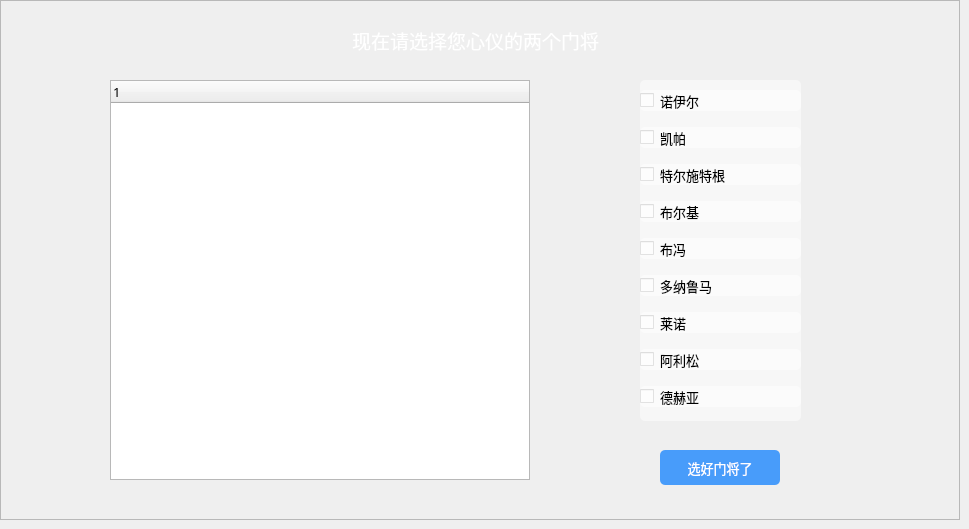
    <widget class="QWidget" name="chooseGoalKeeper">
     <widget class="QWidget" name="widget" native="true">
      <property name="geometry">
       <rect>
        <x>640</x>
        <y>80</y>
        <width>161</width>
        <height>341</height>
       </rect>
      </property>
      <property name="font">
       <font>
        <pointsize>10</pointsize>
       </font>
      </property>
      <property name="styleSheet">
       <string notr="true">background-color: rgba(255, 255, 255,0.5);
border-radius: 5px;</string>
      </property>
      <layout class="QVBoxLayout" name="verticalLayout_3">
       <item>
        <widget class="QCheckBox" name="checkBox_19">
         <property name="font">
          <font>
           <family>等线</family>
           <pointsize>10</pointsize>
          </font>
         </property>
         <property name="text">
          <string>诺伊尔</string>
         </property>
        </widget>
       </item>
       <item>
        <widget class="QCheckBox" name="checkBox_20">
         <property name="font">
          <font>
           <family>等线</family>
           <pointsize>10</pointsize>
          </font>
         </property>
         <property name="text">
          <string>凯帕</string>
         </property>
        </widget>
       </item>
       <item>
        <widget class="QCheckBox" name="checkBox_21">
         <property name="font">
          <font>
           <family>等线</family>
           <pointsize>10</pointsize>
          </font>
         </property>
         <property name="text">
          <string>特尔施特根</string>
         </property>
        </widget>
       </item>
       <item>
        <widget class="QCheckBox" name="checkBox_22">
         <property name="font">
          <font>
           <family>等线</family>
           <pointsize>10</pointsize>
          </font>
         </property>
         <property name="text">
          <string>布尔基</string>
         </property>
        </widget>
       </item>
       <item>
        <widget class="QCheckBox" name="checkBox_23">
         <property name="font">
          <font>
           <family>等线</family>
           <pointsize>10</pointsize>
          </font>
         </property>
         <property name="text">
          <string>布冯</string>
         </property>
        </widget>
       </item>
       <item>
        <widget class="QCheckBox" name="checkBox_24">
         <property name="font">
          <font>
           <family>等线</family>
           <pointsize>10</pointsize>
          </font>
         </property>
         <property name="text">
          <string>多纳鲁马</string>
         </property>
        </widget>
       </item>
       <item>
        <widget class="QCheckBox" name="checkBox_25">
         <property name="font">
          <font>
           <family>等线</family>
           <pointsize>10</pointsize>
          </font>
         </property>
         <property name="text">
          <string>莱诺</string>
         </property>
        </widget>
       </item>
       <item>
        <widget class="QCheckBox" name="checkBox_26">
         <property name="font">
          <font>
           <family>等线</family>
           <pointsize>10</pointsize>
          </font>
         </property>
         <property name="text">
          <string>阿利松</string>
         </property>
        </widget>
       </item>
       <item>
        <widget class="QCheckBox" name="checkBox_27">
         <property name="font">
          <font>
           <family>等线</family>
           <pointsize>10</pointsize>
          </font>
         </property>
         <property name="text">
          <string>德赫亚</string>
         </property>
        </widget>
       </item>
      </layout>
     </widget>
     <widget class="QLabel" name="label">
      <property name="geometry">
       <rect>
        <x>320</x>
        <y>5</y>
        <width>311</width>
        <height>71</height>
       </rect>
      </property>
      <property name="font">
       <font>
        <family>微软雅黑</family>
        <pointsize>14</pointsize>
       </font>
      </property>
      <property name="styleSheet">
       <string notr="true">color: rgb(255, 255, 255);</string>
      </property>
      <property name="text">
       <string>现在请选择您心仪的两个门将</string>
      </property>
      <property name="alignment">
       <set>Qt::AlignCenter</set>
      </property>
     </widget>
     <widget class="QTreeWidget" name="treeWidget">
      <property name="geometry">
       <rect>
        <x>110</x>
        <y>80</y>
        <width>420</width>
        <height>400</height>
       </rect>
      </property>
      <property name="font">
       <font>
        <family>等线</family>
        <pointsize>10</pointsize>
       </font>
      </property>
      <column>
       <property name="text">
        <string notr="true">1</string>
       </property>
      </column>
     </widget>
     <widget class="QPushButton" name="ChooseGoalKeeperBtn">
      <property name="geometry">
       <rect>
        <x>660</x>
        <y>450</y>
        <width>120</width>
        <height>35</height>
       </rect>
      </property>
      <property name="font">
       <font>
        <family>黑体</family>
        <pointsize>10</pointsize>
       </font>
      </property>
      <property name="styleSheet">
       <string notr="true">QPushButton { background-color: rgba(0, 120, 255,0.7); border-radius: 5px; color: rgb(255, 255, 255); } QPushButton:hover { background-color: rgb(46, 231, 253); }</string>
      </property>
      <property name="text">
       <string>选好门将了</string>
      </property>
     </widget>
     <widget class="QFrame" name="frame_7">
      <property name="geometry">
       <rect>
        <x>0</x>
        <y>0</y>
        <width>960</width>
        <height>520</height>
       </rect>
      </property>
      <property name="styleSheet">
       <string notr="true">#frame_7{background-image: url(:/Image/match_field_2.jpg);}</string>
      </property>
      <property name="frameShape">
       <enum>QFrame::StyledPanel</enum>
      </property>
      <property name="frameShadow">
       <enum>QFrame::Raised</enum>
      </property>
     </widget>
     <zorder>frame_7</zorder>
     <zorder>widget</zorder>
     <zorder>label</zorder>
     <zorder>treeWidget</zorder>
     <zorder>ChooseGoalKeeperBtn</zorder>
    </widget>
